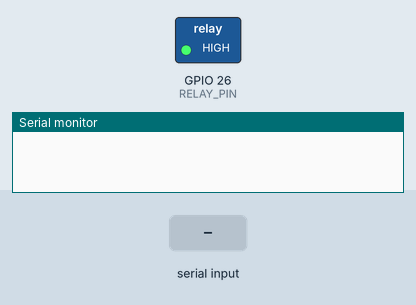
Bench run of a sketch on a simulated ESP32. Shown: switched loads named in the sketch (green lamp = pin HIGH), the last lines printed to the serial monitor. The inputs (shaded band) are chosen by the test bench.

Above: at 1.2 s.
1.3 s: "on\n" received over Serial
At 1.9 s:
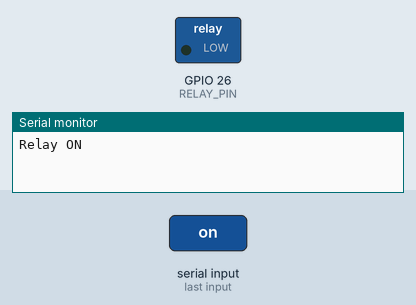
2.8 s: "off\n" received over Serial
At 4.2 s:
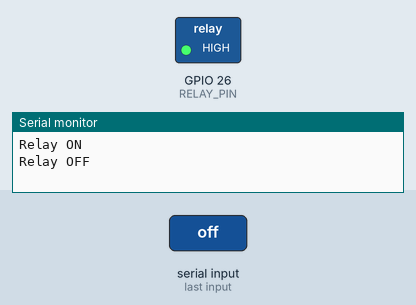
Timing chart, 0 to 5.8 s (numbered marks = the images above; inputs shaded):
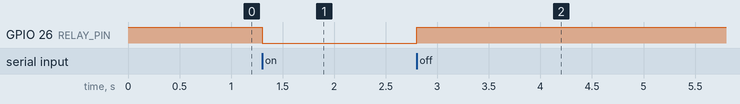

The sketch:

relay_serial_control.ino
```cpp
/*
 * Relay controlled from the Serial Monitor (ESP32)
 * ------------------------------------------------
 * Type "on" or "off" in the Serial Monitor to switch a relay.
 *
 * Most relay modules are active-low: the relay closes when its input is LOW. The pin is
 * therefore set HIGH at start-up so that the load stays off when the board boots.
 *
 * Wiring:  relay module IN -> GPIO 26, VCC -> 5 V, GND -> GND
 * Monitor: 115200 baud, line ending "Newline"
 */

const int RELAY_PIN = 26;

void setup() {
  pinMode(RELAY_PIN, OUTPUT);
  digitalWrite(RELAY_PIN, HIGH);   // off
  Serial.begin(115200);
}

void loop() {
  if (Serial.available()) {
    String command = Serial.readStringUntil('\n');
    command.trim();

    if (command == "on") {
      digitalWrite(RELAY_PIN, LOW);
      Serial.println("Relay ON");
    } else if (command == "off") {
      digitalWrite(RELAY_PIN, HIGH);
      Serial.println("Relay OFF");
    } else {
      Serial.println("Unknown command. Type 'on' or 'off'.");
    }
  }
}
```

Measured:
- after the input at 1.3 s, GPIO 26 (RELAY_PIN): HIGH → LOW at once
- after the input at 2.8 s, GPIO 26 (RELAY_PIN): LOW → HIGH at once
